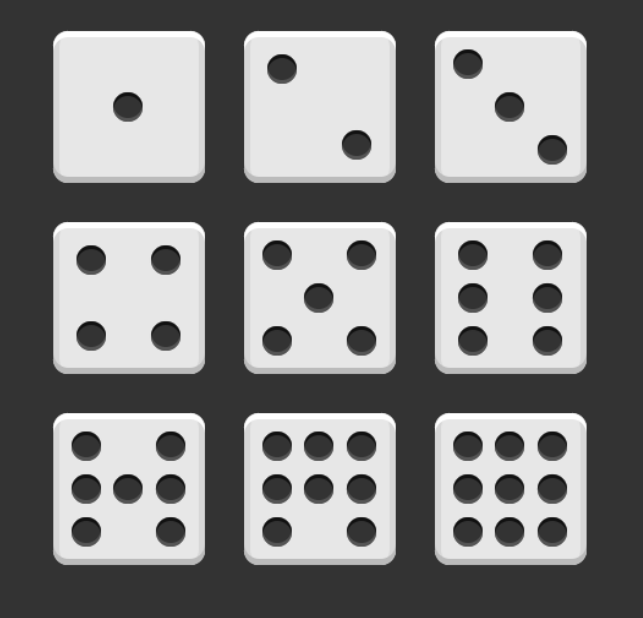
#> input picture HW_2/dices.png, 643 x 618 px
$ python '#3dfdf.py'
#> lines starting #> are read from the running program, lines starting #| are printed output that depends on the picture; after the words box and inside, x2 and y2 are one past the last pixel; in counts of white or black regions, pixels touching at a corner belong together
import numpy as np
import cv2
import random

src = cv2.imread('dices.png', cv2.IMREAD_GRAYSCALE)
#> src is the input picture: shape (618, 643); min 17, max 255, mean 128.9


blur = cv2.blur(src,(4,4))
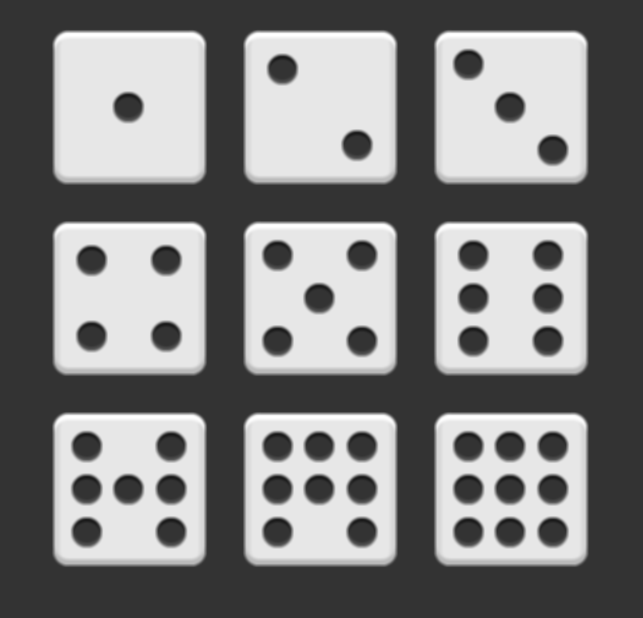
#> blur: shape (618, 643); min 23, max 255, mean 128.9

edge = cv2.Canny(blur, 200, 300)
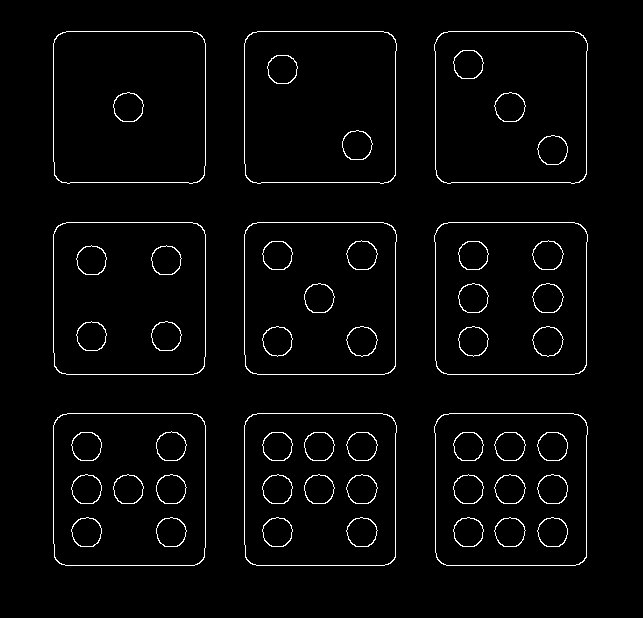
#> edge: shape (618, 643); 2.6% white in thin lines or dots, all inside (x1, y1, x2, y2) = (53, 31, 588, 566)
contours, hello = cv2.findContours(edge, cv2.RETR_TREE, cv2.CHAIN_APPROX_NONE)
#> contours = 108 contours; largest, box (x1, y1, x2, y2) and area: (53, 413, 206, 566) 22910, (53, 222, 206, 375) 22910, (53, 413, 206, 566) 22884, (53, 222, 206, 375) 22884, (434, 413, 588, 566) 22812; hello = 108 rows, first 6: [20, -1, 1, -1], [-1, -1, 2, 0], [4, -1, 3, 1], [-1, -1, -1, 2], [6, 2, 5, 1], [-1, -1, -1, 4]

print(len(contours))
#| 108
print(hello[0])
#> (printed output is left out)
dst = cv2.cvtColor(edge, cv2.COLOR_GRAY2BGR)

for i in range(len(contours)):
    c = (random.randint(0,255), random.randint(0, 255), random.randint(0,255))
    cv2.drawContours(dst, contours, i, c, 2)
    cv2.imshow('dst', dst)
#> this loop made 108 passes
#> c on passes 1 to 12: (197, 215, 20), (132, 248, 207), (155, 244, 183), (111, 71, 144), (71, 48, 128), (75, 158, 50), (37, 169, 241), (51, 181, 222), (161, 104, 244), (226, 133, 31), (7, 47, 204), (0, 252, 170)
#> pass 1, `cv2.imshow('dst', dst)`:
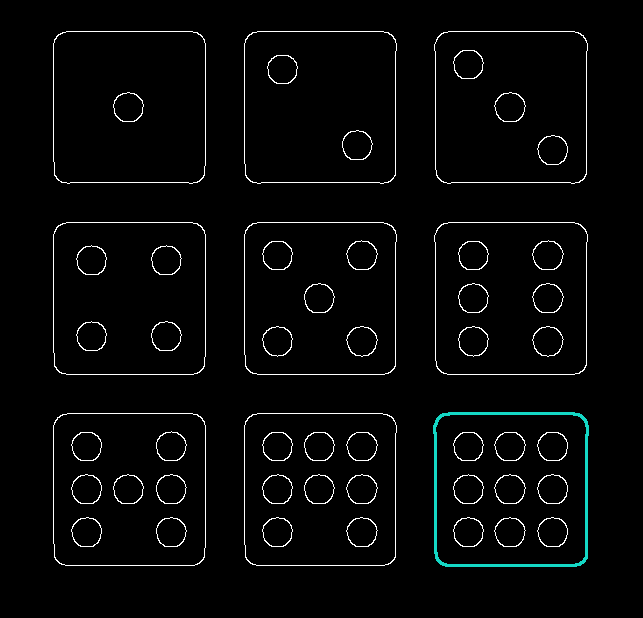
#> window 'dst': shape (618, 643, 3); mean B, G, R 7.2, 7.2, 6.4
#> pass 2, `cv2.imshow('dst', dst)`:
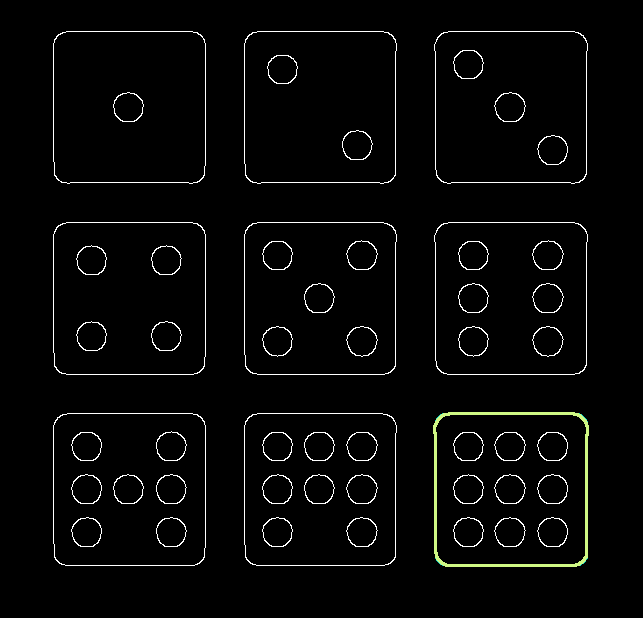
#> window 'dst': shape (618, 643, 3); mean B, G, R 6.9, 7.4, 7.2
#> after the loop:
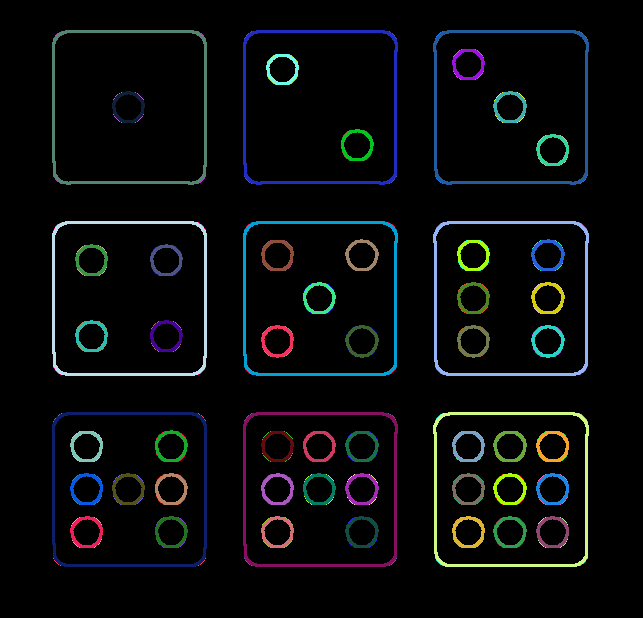
#> dst: shape (618, 643, 3); mean B, G, R 11, 10.1, 8.2


cv2.imshow('src', edge)
cv2.waitKey()
cv2.destroyAllWindows()

$ run again, with HW_2/dice3.png copied over HW_2/dices.png
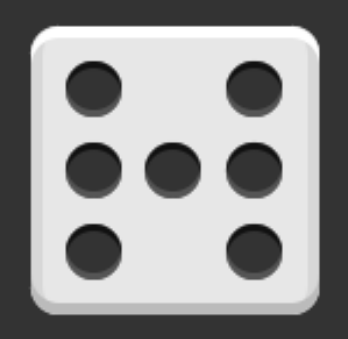
#> input picture HW_2/dice3.png, 348 x 339 px
#> src is the input picture: shape (339, 348); min 17, max 255, mean 148.7
#> `edge = cv2.Canny(blur, 200, 300)`:
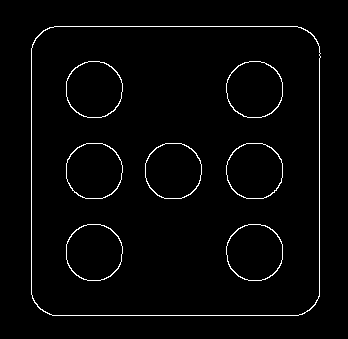
#> edge: shape (339, 348); 2.2% white in thin lines or dots, all inside (x1, y1, x2, y2) = (31, 26, 321, 316)
#> contours = 16 contours; largest, box (x1, y1, x2, y2) and area: (31, 26, 321, 316) 82660, (31, 26, 321, 316) 82606, (226, 61, 283, 118) 2550, (226, 224, 283, 281) 2550, (66, 224, 123, 281) 2550; hello = 16 rows, first 6: [-1, -1, 1, -1], [-1, -1, 2, 0], [4, -1, 3, 1], [-1, -1, -1, 2], [6, 2, 5, 1], [-1, -1, -1, 4]
#| 16
#> (printed output is left out)
#> the loop `for i in range(len(contours)):` made 16 passes
#> c on passes 1 to 8: (197, 215, 20), (132, 248, 207), (155, 244, 183), (111, 71, 144), (71, 48, 128), (75, 158, 50), (37, 169, 241), (51, 181, 222)
#> after the loop `for i in range(len(contours)):`:
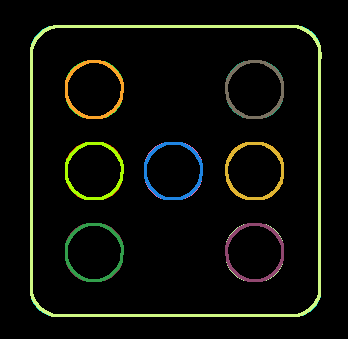
#> dst: shape (339, 348, 3); mean B, G, R 7.3, 13.2, 11.5
